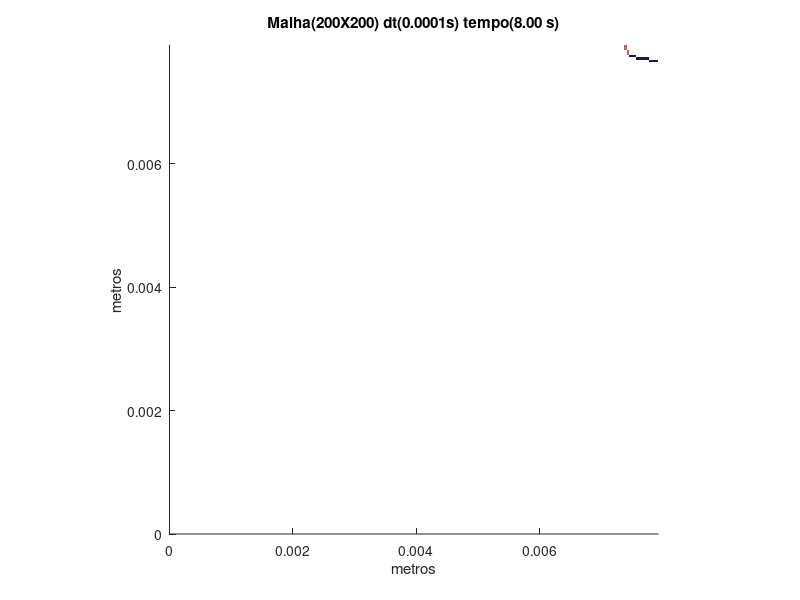

This chart was generated by the following MATLAB code:
set (gca,'PlotBoxAspectRatio',[1 1 1],'Xlim',[0,0.0079236952523745],'Ylim',[0,0.0079236952523745])
hold on
title('Malha(200X200) dt(0.0001s) tempo(8.00 s)')
hold on
ylabel('metros')
hold on
xlabel('metros')
hold on

fill([0.00776522134732701 0.00776522134732701 0.00780483982358888 0.00780483982358888],[0.00764636591854139 0.00768598439480326 0.00768598439480326 0.00764636591854139],[0.1,0.1,0.3],'LineStyle','none')

fill([0.00780483982358888 0.00780483982358888 0.00784445829985075 0.00784445829985075],[0.00764636591854139 0.00768598439480326 0.00768598439480326 0.00764636591854139],[0.1,0.1,0.3],'LineStyle','none')

fill([0.00784445829985075 0.00784445829985075 0.00788407677611263 0.00788407677611263],[0.00764636591854139 0.00768598439480326 0.00768598439480326 0.00764636591854139],[0.1,0.1,0.3],'LineStyle','none')

fill([0.00788407677611263 0.00788407677611263 0.0079236952523745 0.0079236952523745],[0.00764636591854139 0.00768598439480326 0.00768598439480326 0.00764636591854139],[0.1,0.1,0.3],'LineStyle','none')

fill([0.00756712896601765 0.00756712896601765 0.00760674744227952 0.00760674744227952],[0.00768598439480326 0.00772560287106514 0.00772560287106514 0.00768598439480326],[0.1,0.1,0.3],'LineStyle','none')

fill([0.00760674744227952 0.00760674744227952 0.00764636591854139 0.00764636591854139],[0.00768598439480326 0.00772560287106514 0.00772560287106514 0.00768598439480326],[0.1,0.1,0.3],'LineStyle','none')

fill([0.00764636591854139 0.00764636591854139 0.00768598439480326 0.00768598439480326],[0.00768598439480326 0.00772560287106514 0.00772560287106514 0.00768598439480326],[0.1,0.1,0.3],'LineStyle','none')

fill([0.00768598439480326 0.00768598439480326 0.00772560287106514 0.00772560287106514],[0.00768598439480326 0.00772560287106514 0.00772560287106514 0.00768598439480326],[0.1,0.1,0.3],'LineStyle','none')

fill([0.00772560287106514 0.00772560287106514 0.00776522134732701 0.00776522134732701],[0.00768598439480326 0.00772560287106514 0.00772560287106514 0.00768598439480326],[0.1,0.1,0.3],'LineStyle','none')

fill([0.00744827353723203 0.00744827353723203 0.0074878920134939 0.0074878920134939],[0.00772560287106514 0.00776522134732701 0.00776522134732701 0.00772560287106514],[0.1,0.1,0.3],'LineStyle','none')

fill([0.0074878920134939 0.0074878920134939 0.00752751048975577 0.00752751048975577],[0.00772560287106514 0.00776522134732701 0.00776522134732701 0.00772560287106514],[0.1,0.1,0.3],'LineStyle','none')

fill([0.00752751048975577 0.00752751048975577 0.00756712896601765 0.00756712896601765],[0.00772560287106514 0.00776522134732701 0.00776522134732701 0.00772560287106514],[0.1,0.1,0.3],'LineStyle','none')

fill([0.00740865506097016 0.00740865506097016 0.00744827353723203 0.00744827353723203],[0.00776522134732701 0.00780483982358888 0.00780483982358888 0.00776522134732701],[0.7,0.4,0.4],'LineStyle','none')

fill([0.00740865506097016 0.00740865506097016 0.00744827353723203 0.00744827353723203],[0.00780483982358888 0.00784445829985075 0.00784445829985075 0.00780483982358888],[0.7,0.4,0.4],'LineStyle','none')

fill([0.00736903658470828 0.00736903658470828 0.00740865506097016 0.00740865506097016],[0.00784445829985075 0.00788407677611263 0.00788407677611263 0.00784445829985075],[0.7,0.4,0.4],'LineStyle','none')

fill([0.00736903658470828 0.00736903658470828 0.00740865506097016 0.00740865506097016],[0.00788407677611263 0.0079236952523745 0.0079236952523745 0.00788407677611263],[0.7,0.4,0.4],'LineStyle','none')
